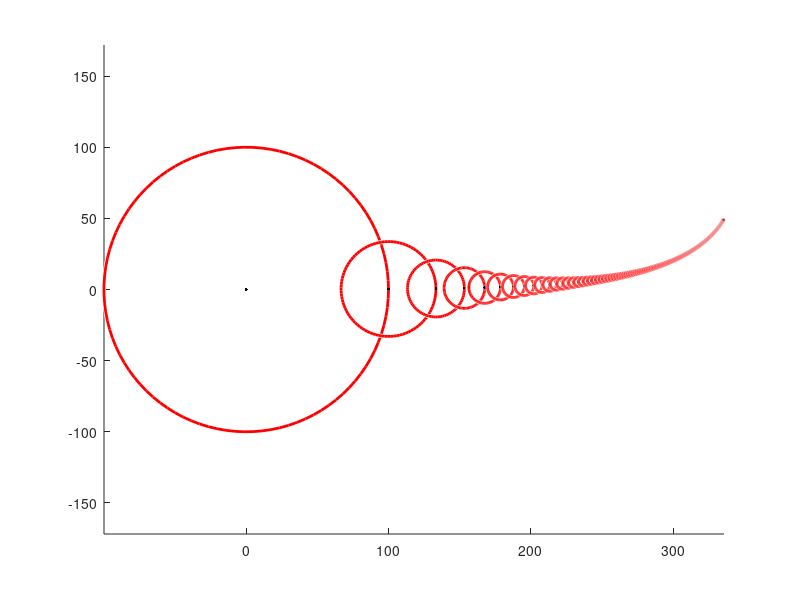

Recreate this plot in MATLAB. (Note: this script raises an error after producing the figure.)
clc;
clear;
close all;

%% Plotting simply circles only
n_circles = 150;

% figure('units','normalized','outerposition',[0.1300 0.0700 0.6250 0.90]);
% axis off;
figure;
axis equal;

delta_x = 350;
count = 1;

rev_angles = [0:0.4:10 11:8:170 171:0.4:190 191:8:350 351:0.4:370];
% rev_angles = 120:5:360;
% Selecting a rotation angle
for k = 138:length(rev_angles)
    % with decreasing radius
    center = [0 0];
    radius1 = 100;
    s_radius = 0;

    theta = rev_angles(k); % degree
    for j = 1:n_circles

        hold on
        % radius scales as 1/3 , 1/5, 1/7, 1/9 and so on
        radius = radius1*(1/(2*(j-1)+1));
        s_radius = s_radius + radius;
        % plotting centers
        plot(center(1),center(2),'.k');

        viscircles(center,radius);
        % centers to be rotated depending on the angles 3, 5, 7, 9 etc
        center1 = radius*[cosd(theta*(2*(j-1)+1)) sind(theta*(2*(j-1)+1))];
        center2(j,:) = center1;
        t_center = center + center1;
        % Connecting centers
        %     plot([center(1) t_center(1)],[center(2) t_center(2)],'--b');
        center = t_center;

        %         plot(delta_x(1:k)',center2(1:j,2),'-g');


        if j == n_circles
            c_center(k,:) = center;
            %             plot(c_center(1:k,1),c_center(1:k,2),'.g');
            % Also plotting the line by pushing in far right

            plot(delta_x(1:k),c_center(1:k,2),'-b');
            delta_x(k+1) = abs(c_center(k,1))/100 + delta_x(k);
            hold on
            % plotting line connecting the circles and the equivalent rect
            plot([c_center(k,1) delta_x(k)],[c_center(k,2),c_center(k,2)],'--m')
        end

        % Plotting the resulting effects

    end
    axis equal;
    axis off
    % Reading frame
    frame = getframe(gcf);
    im(count)=frame;
    im2{count} = frame2im(frame);
    count = count+1;
    pause(0.01)
    clf;
end



%% ------------ Save animation file ----------------------------
if save_animate == 1
    filename = AutoRename(cd,'Finalized.gif');
    for i = 1:2:length(im)
        [A1,map] = rgb2ind(im2{i},256);
        if i == 1
            imwrite(A1,map,filename,'gif','LoopCount',Inf,'DelayTime',0.005);
        elseif i == count-1
            imwrite(A1,map,filename,'gif','WriteMode','append','DelayTime',5);
        else
            imwrite(A1,map,filename,'gif','WriteMode','append','DelayTime',0.005);
        end
    end
end


if save_gif == 1
    % ------- Saving Video File ------------------------------------------
    filename = AutoRename(cd,'Sprial.mp4');
    v = VideoWriter(filename,'MPEG-4');
    v.Quality=100;
    v.FrameRate=5;% No. of frames per second
    %     v.FileFormat = 'mp4';
    open(v);
    writeVideo(v,im);
    close(v);
end